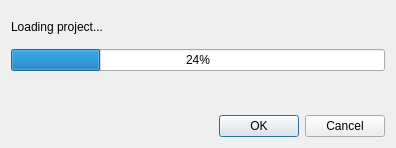
<?xml version="1.0" encoding="UTF-8"?>
<ui version="4.0">
 <class>LoadingDialog</class>
 <widget class="QDialog" name="LoadingDialog">
  <property name="geometry">
   <rect>
    <x>0</x>
    <y>0</y>
    <width>396</width>
    <height>148</height>
   </rect>
  </property>
  <property name="windowTitle">
   <string>Dialog</string>
  </property>
  <layout class="QVBoxLayout" name="verticalLayout_2">
   <item>
    <layout class="QVBoxLayout" name="verticalLayout">
     <item>
      <widget class="QLabel" name="label_2">
       <property name="text">
        <string>Loading project...</string>
       </property>
      </widget>
     </item>
     <item>
      <widget class="QProgressBar" name="progressBar">
       <property name="value">
        <number>24</number>
       </property>
      </widget>
     </item>
     <item>
      <widget class="QLabel" name="label">
       <property name="text">
        <string/>
       </property>
      </widget>
     </item>
    </layout>
   </item>
   <item>
    <widget class="QDialogButtonBox" name="buttonBox">
     <property name="orientation">
      <enum>Qt::Horizontal</enum>
     </property>
     <property name="standardButtons">
      <set>QDialogButtonBox::Cancel|QDialogButtonBox::Ok</set>
     </property>
    </widget>
   </item>
  </layout>
 </widget>
 <resources/>
 <connections>
  <connection>
   <sender>buttonBox</sender>
   <signal>accepted()</signal>
   <receiver>LoadingDialog</receiver>
   <slot>accept()</slot>
   <hints>
    <hint type="sourcelabel">
     <x>248</x>
     <y>254</y>
    </hint>
    <hint type="destinationlabel">
     <x>157</x>
     <y>274</y>
    </hint>
   </hints>
  </connection>
  <connection>
   <sender>buttonBox</sender>
   <signal>rejected()</signal>
   <receiver>LoadingDialog</receiver>
   <slot>reject()</slot>
   <hints>
    <hint type="sourcelabel">
     <x>316</x>
     <y>260</y>
    </hint>
    <hint type="destinationlabel">
     <x>286</x>
     <y>274</y>
    </hint>
   </hints>
  </connection>
 </connections>
</ui>
